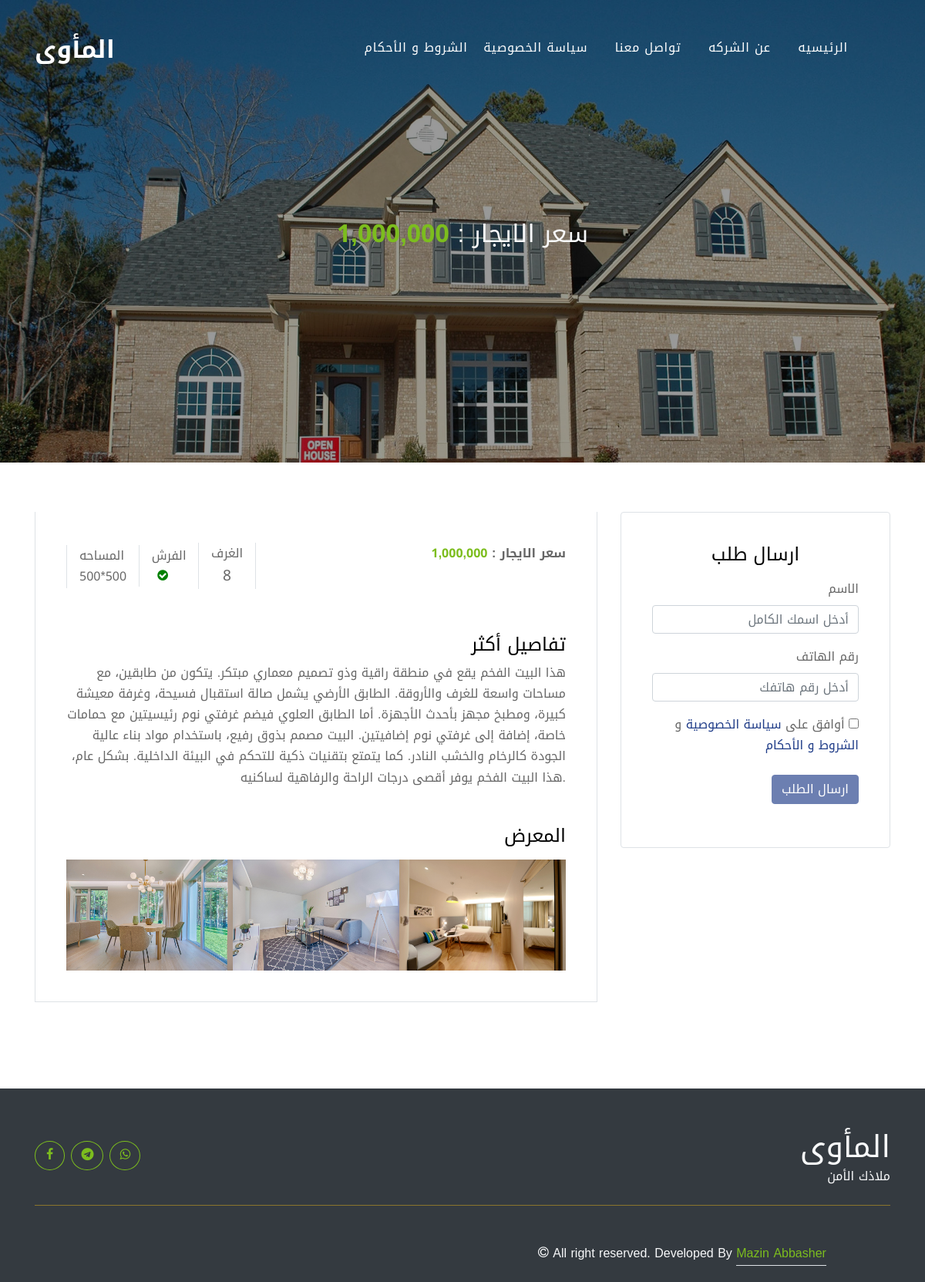
The page /details/2 on the database its author committed.
### api/models.py (models this page shows, shortened)
class House(models.Model):
    region = models.ForeignKey(Region,on_delete=models.PROTECT)
    rooms = models.IntegerField()
    ready = models.BooleanField(default=False)
    price = models.IntegerField()
    for_sale = models.BooleanField(default=False)
    for_rent = models.BooleanField(default=True)
    is_available = models.BooleanField(default=True)
    description = models.CharField(max_length=600)
    area = models.CharField(max_length=25)
    owner = models.ForeignKey(Owner,on_delete=models.PROTECT)
    sequence = models.IntegerField(default = 100)
    main_image = models.ImageField(upload_to='images/',null=True,blank=True)
    sale_price = models.IntegerField(default=0,null=True)
    date = models.DateTimeField(auto_now=True,null=True)
    special = models.BooleanField(default=False)
    private_description = models.CharField(max_length=500,default="")

class Image(models.Model):
    house = models.ForeignKey(House,on_delete=models.PROTECT)
    image = models.ImageField(upload_to='images/',null=True,blank=True)
    sequence = models.IntegerField(default = 100)

### api/views.py (the view)
# urls.py: path('details/<int:pk>',views.details,name="details"),
def details(request,pk):
    house = get_object_or_404(House,id=pk)
    images = Image.objects.filter(house=house)
    context = {
        "house":house,
        "images" : images,
    }
    return render(request,"detail.html",context=context)

### templates/detail.html (shortened to what this page needs)
<!DOCTYPE html>
{% load static %}
{% load humanize %}
<html lang="en">
  <head>
    <link rel="stylesheet" href="{% static "fonts/icomoon/style.css" %}">
    <link rel="stylesheet" href="{% static "css/bootstrap.min.css" %}">
    <link rel="stylesheet" href="{% static "css/magnific-popup.css" %}">
    <link rel="stylesheet" href="{% static "css/jquery-ui.css" %}">
    <link rel="stylesheet" href="{% static "css/owl.carousel.min.css" %}">
    <link rel="stylesheet" href="{% static "css/owl.theme.default.min.css" %}">
    <link rel="stylesheet" href="{% static "css/bootstrap-datepicker.css" %}">
    <link rel="stylesheet" href="{% static "css/mediaelementplayer.css" %}">
    <link rel="stylesheet" href="{% static "css/animate.css" %}">
    <link rel="stylesheet" href="{% static "fonts/flaticon/font/flaticon.css" %}">
    <link rel="stylesheet" href="{% static "css/fl-bigmug-line.css" %}">
    <link rel="stylesheet" href="{% static "css/aos.css" %}">
    <link rel="stylesheet" href="{% static "css/style.css" %}">
  </head>
  <body>
  <div class="site-wrap">
    <div class="site-navbar mt-4">
      <div class="container py-1">
        <div class="row align-items-center">
          <div class="col-8 col-md-8 col-lg-4">
            <h1 class="mb-0"><a href="{% url "api:home" %}" class="text-white h2 mb-0"><strong>المأوى</strong></a></h1>
          </div>
          <div class="col-4 col-md-4 col-lg-8" dir="rtl">
            <nav class="site-navigation text-right text-md-right" role="navigation">
              <ul class="site-menu js-clone-nav d-none d-lg-block ">
                <li class="active">
                  <a href="{% url "api:home" %}">الرئيسيه</a>
                </li>
                <li class="active"><a href="{% url "api:about" %}">عن الشركه</a></li>
                <li class="active"><a href="{% url "api:contact" %}">تواصل معنا</a></li>
                <li class="active"><a href="{% url "api:privacy" %}">سياسة الخصوصية</a></li>
                <li class="active"><a href="{% url "api:terms" %}">الشروط و الأحكام</a></li>
              </ul>
            </nav>
          </div>
        </div>
      </div>
    </div>
    <div class="site-blocks-cover inner-page-cover overlay" style="background-image: url({{ house.main_image.url }});" data-aos="fade">
      <div class="container">
        <div class="row align-items-center justify-content-center text-center">
          <div class="col-md-10">
            {% if house.for_rent%}
            <p class="mb-3 mt-4"><strong class="h2 text-light">سعر الايجار : </strong>
            <strong class="h2 text-success font-weight-bold">{{house.price|intcomma}}</strong></p>
            {% endif %}
          </div>
        </div>
      </div>
    </div>
    <div class="site-section site-section-sm">
      <div class="container">
        <div class="row">
          <div class="col-lg-8">
            <div class="bg-white property-body border-bottom border-left border-right">
              <div class="row mb-5"dir="rtl">
                <div class="col-md-6" style="text-align:right;">
                    {% if house.for_rent%}
                    <p><strong>سعر الايجار : </strong>
                    <strong class="text-success font-weight-bold">{{house.price|intcomma}}</strong></p>
                    {% endif %}
                </div>
                <div class="col-md-6">
                  <ul class="property-specs-wrap mb-3 mb-lg-0">
                    <li>
                      <span class="property-specs border-left border-right px-3" style="font-size: 1.0rem;">الغرف</span>
                      <span class="property-specs-number border-left border-right" style="font-size: 1.2rem; display: flex;justify-content: center;">{{ house.rooms }}</span>
                    </li>
                    <li>
                      <span class="property-specs border-left pl-3" style="font-size: 1.0rem;">الفرش</span>
                      {% if house.ready %}
                      <span class="property-specs-number border-left" style="font-size: 1.0rem;display: block;text-align: center;">
                        <i class="icon-check-circle " style="color: green; "></i>
                      </span>
                      {% else %}
                      <span class="property-specs-number border-left" style="font-size: 1.0rem;display: block;text-align: center;">
                        <i class="icon-close" style="color: red; "></i>
                      </span>
                      {% endif %}
                    </li>
                    <li>
                      <span class="property-specs border-left pl-3" style="font-size: 1.0rem;">المساحه</span>
                      <span class="property-specs-number border-left pl-3" style="font-size: 1.0rem;">{{ house.area }}</span>
                    </li>
                  </ul>
                </div>
              </div>
              <h2 class="h4 text-black" style="text-align:right;">تفاصيل أكثر</h2>
              <p style="text-align:right;">{{house.description}}</p>
              {% if images %}
              <div class="row no-gutters mt-5">
                <div class="col-12">
                  <h2 class="h4 text-black mb-3" style="text-align:right;">المعرض</h2>
                </div>
                {% for image in images %}
                <div class="col-sm-6 col-md-4 col-lg-4">
                  <a href="{{image.image.url}}" class="image-popup gal-item"><img src="{{ image.image.url }}" alt="Image" class="img-fluid"></a>
                </div>
                {% endfor %}
              </div>
              {% endif %}
            </div>
          </div>
          <div class="col-lg-4">
            <div class="bg-white widget border rounded">
              <h4 class="text-black mb-3 text-center text-uppercase">ارسال طلب</h4>
              <form action="#" data-house-pk="{{ house.pk }}" method="POST" id="order-form" class="form-contact-agent" style="text-align:right;" dir="rtl">
                <div class="form-group">
                  <label for="name">الاسم</label>
                  <input type="text" required="true" placeholder="أدخل اسمك الكامل" name="name" class="form-control">
                </div>
                <div class="form-group">
                  <label for="phone">رقم الهاتف</label>
                  <input type="phone" required="true" placeholder="أدخل رقم هاتفك" name="phone" class="form-control">
                </div>
                <div class="form-group">
                  <label>
                    <input type="checkbox" id="agree" name="agree"> أوافق على <a href="{% url "api:privacy" %}" >سياسة الخصوصية</a> و <a href="{% url "api:terms" %}">الشروط و الأحكام</a>
                  </label>
                </div>
                <div class="form-group">
                  <input type="submit" class="btn btn-primary" value="ارسال الطلب" id="submit-btn" disabled>
                </div>
              </form>
            </div>
          </div>
        </div>
      </div>
    </div>
       <div class="container-fluid bg-dark text-white-50 footer pt-1 mt-5" style="text-align:right;" dir="rtl">
        <div class="container pt-5">
            <div class="pb-4 mb-4" style="border-bottom: 1px solid rgba(226, 175, 24, 0.5) ;">
                <div class="row g-4">
                    <div class="col-lg-3">
                        <a href="#">
                            <h1 class="text-light mb-0">المأوى</h1>
                            <p class="text-light mb-0">ملاذك الأمن</p>
                        </a>
                    </div>
                    <div class="col-lg-6">
                  </div>
                    <div class="col-lg-3" >
                        <div class="d-flex justify-content-end pt-3">
                            <a class="btn btn-outline-success me-2 mx-1 btn-md-square rounded-circle" href="https://wa.me/+249127958201"><span class="icon-whatsapp"></a>                            <a class="btn btn-outline-success me-2 mx-1 btn-md-square rounded-circle" href="https://t.me/+249992025613"><span class="icon-telegram"></a>
                            <a class="btn btn-outline-success mr-1 btn-md-square rounded-circle" href="https://www.facebook.com/profile.php?id=61561040094874"><span class="icon-facebook"style="padding:2px;"></a>
                        </div>
                    </div>
                </div>
            </div>
        </div>
        <div class="container-fluid copyright bg-dark py-4">
          <div class="container">
              <div class="row">
                  <div class="col-md-6 text-center text-md-start mb-3 mb-md-0">
                    <span class="text-light"><i class="icon-copyright text-light me-2"></i> All right reserved. Developed By <a class="border-bottom text-success" href="https://www.linkedin.com/in/mazin-abbasher-15a506232">Mazin Abbasher</a>
                    </span>
                  </div>
              </div>
          </div>
        </div>
      </div>
  </div>
  </body>
</html>

### api/static/css/style.css (style rules this page uses)
body { line-height: 1.7; color: rgba(0, 0, 0, 0.6); font-weight: 400; font-size: 1rem; font-family: "Roboto Mono", SFMono-Regular, Menlo, Monaco, Consolas, "Liberation Mono", "Courier New", monospace; font-family: "Nunito Sans", -apple-system, BlinkMacSystemFont, "Segoe UI", Roboto, "Helvetica Neue", Arial, sans-serif, "Apple Color Emoji", "Segoe UI Emoji", "Segoe UI Symbol", "Noto Color Emoji"; }
a { -webkit-transition: .3s all ease; -o-transition: .3s all ease; transition: .3s all ease; }
.text-black { color: #000 !important; }
.site-wrap { position: relative; }
.site-wrap:before { -webkit-transition: .3s all ease-in-out; -o-transition: .3s all ease-in-out; transition: .3s all ease-in-out; background: rgba(0, 0, 0, 0.6); content: ""; position: absolute; z-index: 2000; top: 0; left: 0; right: 0; bottom: 0; opacity: 0; visibility: hidden; }
.btn { position: relative; top: 0; }
.btn.btn-primary { color: #fff; }
.form-control { height: 47px; }
.site-section { padding: 3em 0; }
@media (min-width: 768px) { .site-section { padding: 7em 0; } }
.site-section.site-section-sm { padding: 4em 0; }
.site-navbar { margin-bottom: 0px; width: 100%; border-bottom: none; position: absolute; z-index: 99; }
.site-navbar .site-navigation .site-menu { margin-bottom: 0; margin-left: 0; padding-left: 0; }
.site-navbar .site-navigation .site-menu .active > a { color: #fff; }
.site-navbar .site-navigation .site-menu a { text-decoration: none !important; display: inline-block; }
.site-navbar .site-navigation .site-menu > li { display: inline-block; padding: 10px 5px; }
.site-navbar .site-navigation .site-menu > li > a { padding: 10px 10px; letter-spacing: .05em; color: rgba(255, 255, 255, 0.6); text-decoration: none !important; }
.site-navbar .site-navigation .site-menu > li:last-child { padding-right: 0; }
.site-navbar .site-navigation .site-menu > li:last-child > a { padding-right: 0; }
.site-mobile-menu .site-nav-wrap { padding: 0; margin: 0; list-style: none; position: relative; }
.site-mobile-menu .site-nav-wrap a { padding: 10px 20px; display: block; position: relative; color: #212529; }
.site-mobile-menu .site-nav-wrap li { position: relative; display: block; }
.site-mobile-menu .site-nav-wrap li.active > a { color: #1f3c88; }
.site-mobile-menu .site-nav-wrap > li { display: block; position: relative; float: left; width: 100%; }
.site-mobile-menu .site-nav-wrap > li > a { padding-left: 20px; font-size: 20px; }
.site-blocks-cover { background-size: cover; background-repeat: no-repeat; background-position: top; }
.site-blocks-cover.overlay { position: relative; }
.site-blocks-cover.overlay:before { position: absolute; content: ""; left: 0; bottom: 0; right: 0; top: 0; background: rgba(0, 0, 0, 0.4); }
.site-blocks-cover, .site-blocks-cover .row { min-height: 600px; height: calc(100vh); }
.site-blocks-cover.inner-page-cover, .site-blocks-cover.inner-page-cover .row { min-height: 600px; height: calc(30vh); }
.site-blocks-cover p { color: #fff; font-size: 1.5rem; line-height: 1.5; }
.property-specs-wrap { list-style: none; padding: 0; margin: 0; }
.property-specs-wrap li { display: inline-block; margin-right: 10px; margin-bottom: 10px; }
.property-specs { display: block; text-transform: uppercase; font-size: 10px; }
.widget { padding: 40px; margin-bottom: 30px; }
.form-contact-agent .form-control { height: 37px; }
.property-body { padding: 40px; }
.gal-item img { -webkit-transition: .3s all ease; -o-transition: .3s all ease; transition: .3s all ease; opacity: 1; }

### templates/detail.html (style rules this page uses)
html, body, div, span, h1, h2, h3, h4, h5, h6, p, a, button, input, textarea { font-family: 'Noto Kufi Arabic', sans-serif; }

### rows shown on the page
House: main_image (picture), price "1,000,000", rooms "8", area "500*500", description "هذا البيت الفخم يقع في منطقة راقية وذو تصميم معماري مبتكر. يتكون من طابقين، مع مساحات واسعة للغرف والأروقة. الطابق الأرضي يشمل صالة استقبال فسيحة، وغرفة معيشة كبيرة، ومطبخ مجهز بأحدث الأجهزة. أما الطابق العلوي فيضم غرفتي نوم رئيسيتين مع حمامات خاصة، إضافة إلى غرفتي نوم إضافيتين. البيت مصمم بذوق رفيع، باستخدام مواد بناء عالية الجودة كالرخام والخشب النادر. كما يتمتع بتقنيات ذكية للتحكم في البيئة الداخلية. بشكل عام، هذا البيت الفخم يوفر أقصى درجات الراحة والرفاهية لساكنيه."
Image: image (picture)
Image: image (picture)
Image: image (picture)
